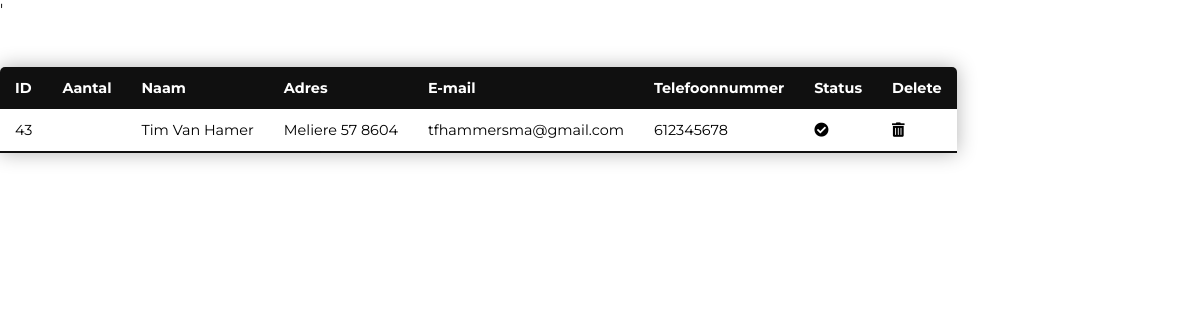
Page /overzicht.php on the earlier database version.
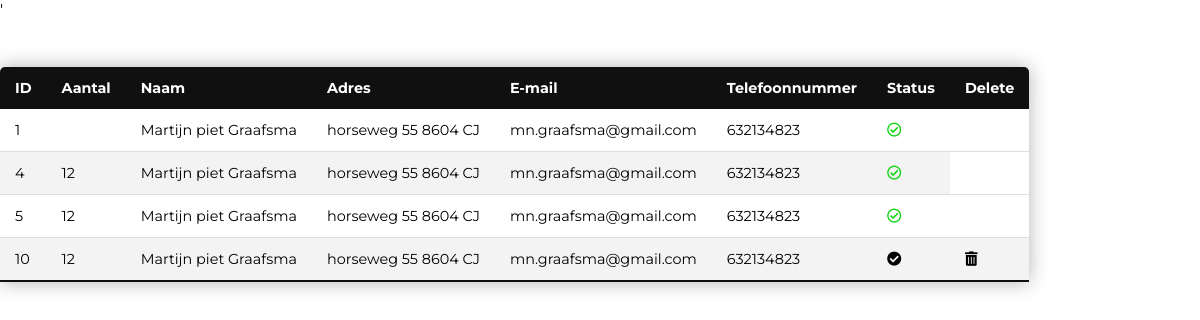
Same page on the later database version.
### tables this page shows
CREATE TABLE `bestelformulier` (
  `id` int(11) NOT NULL,
  `Aantal` int(11) DEFAULT NULL,
  `Voornaam` varchar(20) NOT NULL,
  `E-mail` varchar(50) NOT NULL,
  `Tussenvoegsel` varchar(10) NOT NULL,
  `Adres` varchar(30) NOT NULL,
  `Achternaam` varchar(20) NOT NULL,
  `Postcode` varchar(7) NOT NULL,
  `Telefoonnummer` int(10) NOT NULL,
  `Status` int(100) DEFAULT 0
);

### overzicht.php (the view, shortened to what this page needs)
<table class="content-table">
        <thead>
          <tr>
            <th>ID</th>
            <th>Aantal</th>
            <th>Naam</th>
            <th>Adres</th>
            <th>E-mail</th>
            <th>Telefoonnummer</th>
            <th>Status</th>
            <th>Delete</th>
          </tr>
        </thead>
<?php
$mysqli = new mysqli("localhost","root","","biermanagement");
$sql = "SELECT * FROM bestelformulier ORDER BY Aantal";
  if ($result = $mysqli->query($sql)) {
    foreach ($result as $row) {
    echo "
    <tr>
        <td>" . $row['id'] . "</td>
        <td>" . $row['Aantal'] . "</td>
        <td>" . $row['Voornaam']  .  ' ' . $row['Tussenvoegsel'] . ' ' . $row['Achternaam'] . "</td>
        <td> " . $row['Adres'] . ' ' . $row['Postcode'] . "</td>
        <td>". $row['E-mail'] . "</td>
        <td> " . $row['Telefoonnummer'] . "</td>";
        if($row['Status'] == 0){
           echo "<td> <a class='afgerond' href='updatestatus.php?id=".$row['id']."'><i class='fas fa-check-circle'></i></a></td>";
        }else{
           echo "<td> <i class='far fa-check-circle'></i></td>";
        }
        if($row['Status'] == 0){
         echo "<td> <a class='afgerond' href='updatestatus.php?id=".$row['id']."'><i class='fas fa-trash-alt'></i></td>";
      }else{
         echo "";
      }
  }
}
?>
<!DOCTYPE html>
<head>
   <link rel="stylesheet" href="header.css">
   <link rel="stylesheet" href="overzicht.js">'
   <link rel="stylesheet" href="https://use.fontawesome.com/releases/v5.15.4/css/all.css">
</head>
<body>
</body>
</html>

### header.css (style rules this page uses)
* { margin: 0; padding: 0; text-decoration: none; list-style: none; }
body { font-family: 'Montserrat'; }
.content-table { border-collapse: collapse; margin: 25px 0; font-size: 0.9em; min-width: 400px; border-radius: 5px 5px 0 0; overflow: hidden; box-shadow: 0 0 20px rgba(0, 0, 0, 0.30); margin-top: 4%; }
.content-table thead tr { background-color: #101010; color: #ffffff; text-align: left; font-weight: bold; }
.content-table th, .content-table td { padding: 12px 15px; }
.content-table tbody tr { border-bottom: 1px solid #dddddd; }
.content-table tbody tr:nth-of-type(even) { background-color: #f3f3f3; }
.content-table tbody tr:last-of-type { border-bottom: 2px solid #101010; }
.fas { color:black; }
.far { color:rgb(16, 212, 16); }

Differences in the rows shown:
removed bestelformulier: id "43", Voornaam "Tim", Tussenvoegsel "Van", Achternaam "Hamer", Adres "Meliere 57", Postcode "8604", value "tfhammersma@gmail.com", Telefoonnummer "612345678"
added bestelformulier: id "1", Voornaam "Martijn", Tussenvoegsel "piet", Achternaam "Graafsma", Adres "horseweg 55", Postcode "8604 CJ", value "mn.graafsma@gmail.com", Telefoonnummer "632134823", Status 1 (drawn)
added bestelformulier: id "4", Aantal "12", Voornaam "Martijn", Tussenvoegsel "piet", Achternaam "Graafsma", Adres "horseweg 55", Postcode "8604 CJ", value "mn.graafsma@gmail.com", Telefoonnummer "632134823", Status 1 (drawn)
added bestelformulier: id "5", Aantal "12", Voornaam "Martijn", Tussenvoegsel "piet", Achternaam "Graafsma", Adres "horseweg 55", Postcode "8604 CJ", value "mn.graafsma@gmail.com", Telefoonnummer "632134823", Status 1 (drawn)
added bestelformulier: id "10", Aantal "12", Voornaam "Martijn", Tussenvoegsel "piet", Achternaam "Graafsma", Adres "horseweg 55", Postcode "8604 CJ", value "mn.graafsma@gmail.com", Telefoonnummer "632134823"
